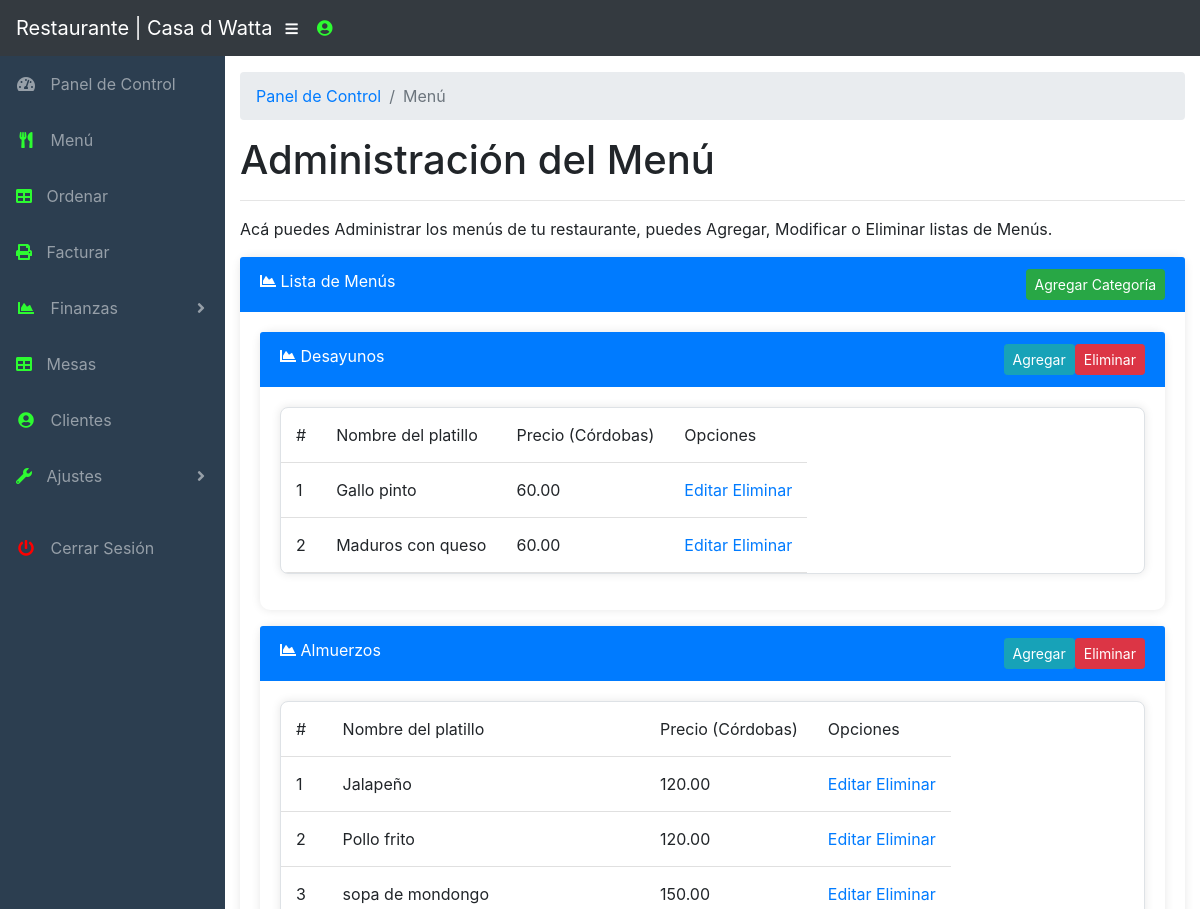
The page /admin/menu.php (signed in, upper part) on the database as committed earlier.
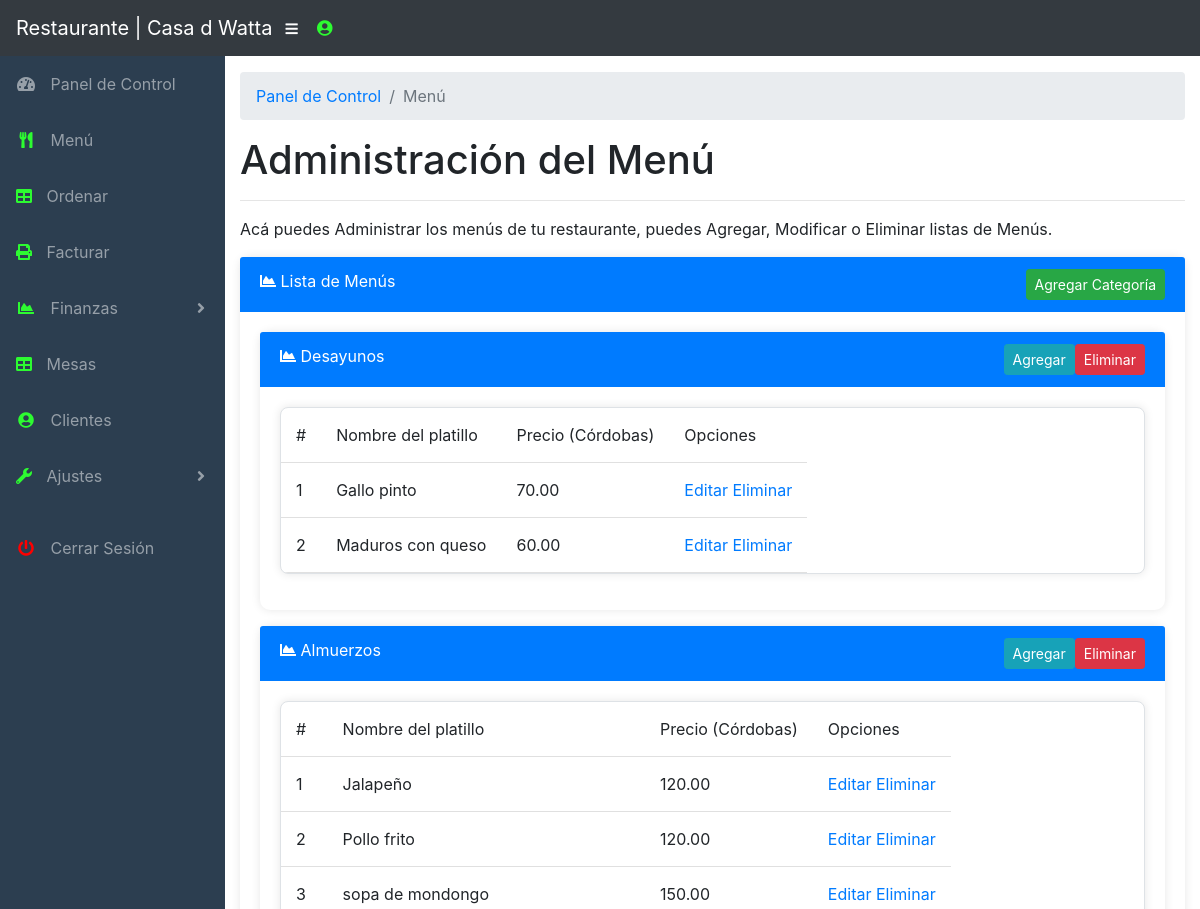
The same page on the database as committed later.
### tables this page shows
CREATE TABLE `tbl_menuitem` (
  `itemID` int(11) NOT NULL,
  `menuID` int(11) NOT NULL,
  `menuItemName` text NOT NULL,
  `price` decimal(15,2) NOT NULL
);

### admin/menu.php (the view, shortened to what this page needs)
<?php
	include("../functions.php");
?>
<!DOCTYPE html>
<html lang="en">
  <head>
    <link href="vendor/bootstrap/css/bootstrap.min.css" rel="stylesheet">
    <link href="vendor/fontawesome-free/css/all.min.css" rel="stylesheet" type="text/css">
    <link href="vendor/datatables/dataTables.bootstrap4.css" rel="stylesheet">
    <link href="css/sb-admin.css" rel="stylesheet">
		<link href="../css/stylesmac.css" rel="stylesheet">
  </head>
  <body id="page-top">
  <?php
  include_once('../include/navbar.php');?>
    <div id="wrapper">
	  <?php
include_once('../include/sidebar.php');
?>
          <ol class="breadcrumb">
            <li class="breadcrumb-item">
              <a href="index.php">Panel de Control</a>
            </li>
            <li class="breadcrumb-item active">Menú</li>
          </ol>
          <h1>Administración del Menú</h1>
          <hr>
          <p>Acá puedes Administrar los menús de tu restaurante, puedes Agregar, Modificar o Eliminar listas de Menús.</p>
          <div class="card mb-3 border-primary">
            <div class="card-header">
              <i class="fas fa-chart-area"></i>
              Lista de Menús
              <button class="btn btn-success btn-sm float-right" data-toggle="modal" data-target="#addMenuModal">Agregar Categoría</button>
          </div>
            <div class="card-body">
            	<?php
					$menuQuery = "SELECT * FROM tbl_menu";
					if ($menuResult = $sqlconnection->query($menuQuery)) {
						while($menuRow = $menuResult->fetch_array(MYSQLI_ASSOC)) {?>
							<div class="card mb-3 border-primary">
					            <div class="card-header">
					              <i class="fas fa-chart-area"></i>
					              <?php echo $menuRow["menuName"]; ?>
  					              <button class="btn btn-danger btn-sm float-right" data-toggle="modal" data-target="#deleteModal" data-category="<?php echo $menuRow["menuName"];?>" data-menuid="<?php echo $menuRow["menuID"];?>">Eliminar</button>
  					              <button class="btn btn-info btn-sm float-right" data-toggle="modal" data-target="#addItemModal" data-category="<?php echo $menuRow["menuName"];?>" data-menuid="<?php echo $menuRow["menuID"];?>">Agregar</button>
					          	</div>
					            <div class="card-body">
                			<table  id="dataTable" class="table table-responsive table-bordered" width="100%" cellspacing="0">
								<tr>
									<td>#</td>
									<td>Nombre del platillo</td>
									<td>Precio (Córdobas)</td>
									<td>Opciones</td>
								</tr>
							<?php
								$menuItemQuery = "SELECT * FROM tbl_menuitem WHERE menuID = " . $menuRow["menuID"];
								if ($menuItemResult = $sqlconnection->query($menuItemQuery)) {
									$itemno = 1;
									while($menuItemRow = $menuItemResult->fetch_array(MYSQLI_ASSOC)) {	?>
										<tr>
											<td><?php echo $itemno++; ?></td>
			        						<td><?php echo $menuItemRow["menuItemName"] ?></td>
			        						<td><?php echo $menuItemRow["price"] ?></td>
			        						<td>
			        							<a href="#editItemModal" data-toggle="modal" data-itemname="<?php echo $menuItemRow["menuItemName"] ?>" data-itemprice="<?php echo $menuItemRow["price"] ?>" data-menuid="<?php echo $menuRow["menuID"] ?>" data-itemid="<?php echo $menuItemRow["itemID"] ?>">Editar </a>
			        							<a href="deleteitem.php?itemID=<?php echo $menuItemRow["itemID"] ?>&menuID=<?php echo $menuRow["menuID"] ?>"> Eliminar</a></td>
										</tr>
									<?php
									}
								}
								else {
									die("Algo malo paso");
								}
							?>
							</table>
							</div>
					    </div>
						<?php
						}
					}
					else {
						die("Algo malo paso");
					}
				 ?>
            </div>
          </div>
        </div>
      </div>
    </div>
  </body>
</html>

Rows that differ between the two databases and show on the page:
changed tbl_menuitem "Gallo pinto": price "60.00" → "70.00"
